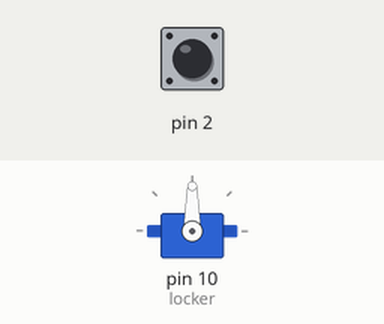
Recording of a sketch running on a simulated Arduino Uno, built with avr-gcc and run on an emulated ATmega328P. Shown: servo. Inputs (shaded band) come from the test bench; at power-on: pin 2 LOW.

Above: at 1.2 s.
1.3 s: pin 2 driven HIGH
At 1.8 s:
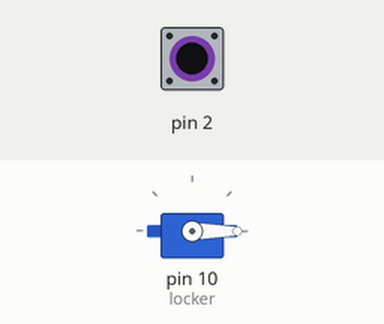
2.8 s: pin 2 pulsed LOW 5 times (0.12 s each, 0.3 s apart)
At 4.7 s:
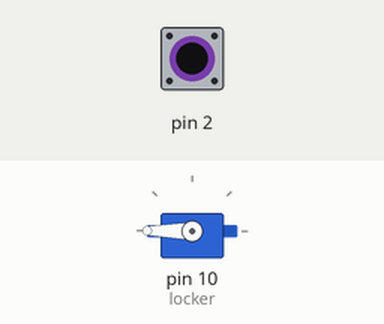
Timing chart, 0 to 6.2 s (numbered marks = the images above; inputs shaded):
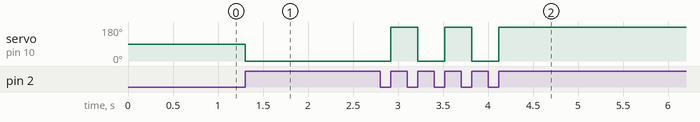

The sketch:

Button_tester.ino
```cpp
#include <Servo.h>
int but=0;
Servo locker;
int state=0;
int pos=0;
int opos=180;

void setup(){
  attachInterrupt(but,open,RISING);
  locker.attach(10);
}

void loop(){

}

//take care of some special events
void open(){
  if(state==0){
    locker.write(pos);
    state=1;
  }
  else if(state==1){
    locker.write(opos);
    state=0;
  }
}
```

Measured:
- after the input at 1.3 s, servo on pin 10 (locker): 90° → 0° at once
- after the input at 2.8 s, servo on pin 10 (locker): alternates 180° for 0.30 s and 0° for 0.30 s, 5 changes in all, then stays 180°, starting after 0.12 s
